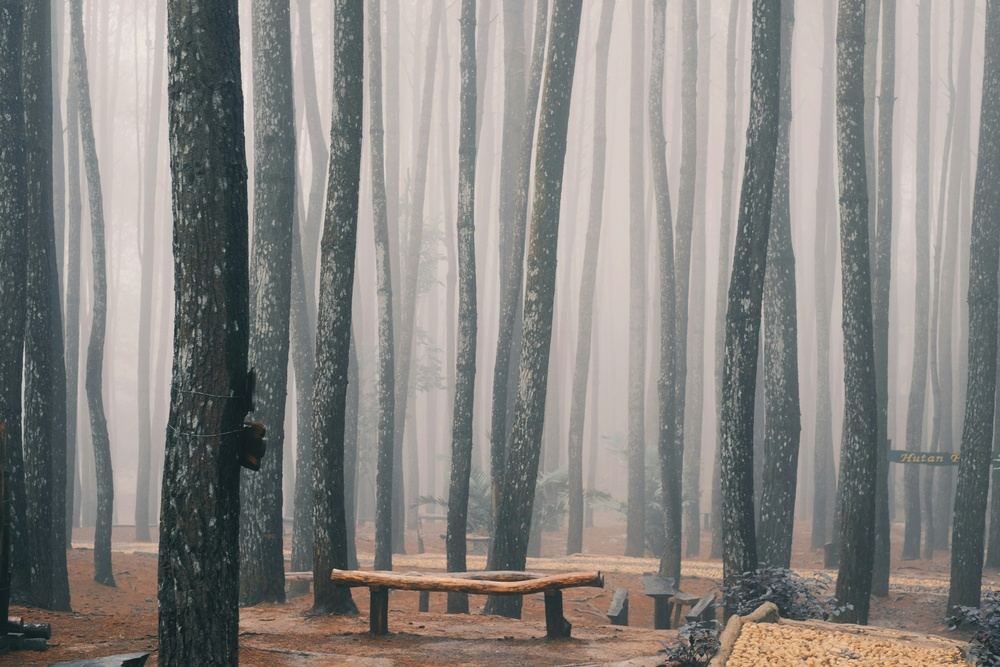
#> input picture Images/forest_indonesia.jpg, 1000 x 667 px, shrunk from 4896 x 3264 before the run
$ python haze_removal.py
#> lines starting #> are read from the running program, lines starting #| are printed output that depends on the picture
### removers_factory.py
from hazeRemovers.DCP_remover import DCPRemover, GUIDED_FILTERING_METHOD, WEIGHTED_GUIDED_FILTERING_METHOD
from hazeRemovers.CAP_remover import CAPRemover


# Constants
# String messages
INSTRUCTION = "\nChoose the haze removal method:"
OPTIONS = ("1: Dark Channel Prior using Guided Filter "
           "\n2: Dark Channel Prior using Weighted Guided Filter "
           "\n3: Color Attenuation Prior using Guided Filter "
           "\n4: Color Attenuation Prior using Weighted Guided Filter "
           "\n5: Exit the program")
ASK_INPUT = "Enter the number corresponding to your choice: "
INVALID_CHOICE = "\nInvalid choice!"
EXIT_MSG = "\nExiting the program... Goodbye!"

# Codes
DCP_GUIDED = "1"
DPC_WEIGHTED_GUIDED = "2"
CAP_GUIDED = "3"
CAP_WEIGHTED_GUIDED = "4"
EXIT_CHOICE = "5"


def print_options():
    print(INSTRUCTION)
    print(OPTIONS)


def create_haze_remover():
    while True:
        print_options()
        choice = input(ASK_INPUT)
        match choice:
            case _ if choice == DCP_GUIDED:
                return DCPRemover(GUIDED_FILTERING_METHOD)

            case _ if choice == DPC_WEIGHTED_GUIDED:
                return DCPRemover(WEIGHTED_GUIDED_FILTERING_METHOD)

            case _ if choice == CAP_GUIDED:
                return CAPRemover(GUIDED_FILTERING_METHOD)

            case _ if choice == CAP_WEIGHTED_GUIDED:
                return CAPRemover(WEIGHTED_GUIDED_FILTERING_METHOD)

            case _ if choice == EXIT_CHOICE:
                print(EXIT_MSG)
                return None

            case _:
                print(INVALID_CHOICE)

### hazeRemovers/DCP_remover.py
import cv2
import numpy as np
from hazeRemovers.abstract_haze_remover import AbstractHazeRemover
from filters import guided_filtering, weighted_guided_filtering


# Constants
DARK_CHANNEL_CALCULATION_WINDOW_SIZE = 15
TOP_PERCENT_FOR_ESTIMATION = 0.001
OMEGA = 0.85
GUIDED_FILTERING_METHOD = 0
WEIGHTED_GUIDED_FILTERING_METHOD = 1
RECOVERY_EPSILON = 0.15
GUIDED_METHOD_STR = "DCP_Guided_Method"
WEIGHTED_METHOD_STR = "DCP_Weighted_Method"


class DCPRemover(AbstractHazeRemover):
    def __init__(self, method):
        self.__image = None
        self.__dark_channel = None
        self.__atmospheric_light = None
        self.__transmission_map = None
        self.__refinement_method = method


    def get_method_name(self):
        return WEIGHTED_METHOD_STR if self.__refinement_method else GUIDED_METHOD_STR


    def remove_haze(self, image):
        self.__set_image(image)
        self.__calculate_dark_channel()
        self.__estimate_atmospheric_light()
        self.__estimate_transmission_map()
        self.__refine_transmission_map()
        return self.__recover_haze_free_image()


    def __set_image(self, image):
        self.__image = image.astype(np.float32) / 255.0 # normalize to [0, 1]


    def __calculate_dark_channel(self, estimating_transmission_map=False):
        if not estimating_transmission_map:
            # get the minimal intensity from the RGB channels to compute the dark channel
            min_channel = np.min(self.__image, axis=2)
        else:
            # get the minimal intensity from the RGB channels of the normalized image
            # in order to compute the transmission map
            normalized_image = self.__image / self.__atmospheric_light
            min_channel = np.min(normalized_image, axis=2)

        # create a min kernel
        kernel = cv2.getStructuringElement(cv2.MORPH_RECT, (DARK_CHANNEL_CALCULATION_WINDOW_SIZE,
                                                            DARK_CHANNEL_CALCULATION_WINDOW_SIZE))

        if not estimating_transmission_map:
            # apply the kernel and save the dark channel
            self.__dark_channel = cv2.erode(min_channel, kernel)
        else:
            # apply the kernel and save the transmission map
            self.__transmission_map = 1 - OMEGA * (cv2.erode(min_channel, kernel))


    def __estimate_atmospheric_light(self):
        # flat the dark channel
        flat_dark = self.__dark_channel.flatten()

        # calculate the amount of pixels we need to look at (minimum 1 pixel)
        num_top_pixels = max(int(len(flat_dark) * TOP_PERCENT_FOR_ESTIMATION), 1)

        # get indices of the brightest pixels in the dark channel (symbolizing haze)
        top_indices = np.argpartition(flat_dark, -num_top_pixels)[-num_top_pixels:]

        # convert indices to 2D coordinates
        rows, cols = self.__dark_channel.shape
        top_coords = np.unravel_index(top_indices, (rows, cols))

        # get the RGB channels from the input image
        top_pixels = self.__image[top_coords]

        # use the average of top brightest pixels as the atmospheric light
        self.__atmospheric_light = np.mean(top_pixels, axis=0)


    def __estimate_transmission_map(self):
        self.__calculate_dark_channel(estimating_transmission_map=True)


    def __refine_transmission_map(self):
        if self.__refinement_method == GUIDED_FILTERING_METHOD:
            self.__transmission_map = guided_filtering(self.__image, self.__transmission_map)
        else:
            self.__transmission_map = weighted_guided_filtering(self.__image, self.__transmission_map)


    def __recover_haze_free_image(self):
        # make sure we keep a some of the haze in very dense haze areas
        self.__transmission_map = np.clip(self.__transmission_map, RECOVERY_EPSILON, 1.0)
        self.__transmission_map = np.expand_dims(self.__transmission_map, axis=2)  # allow RGB calculations

        # recover the haze using equation 22 from the paper
        haze_free_img = ((self.__image - self.__atmospheric_light) / self.__transmission_map) + self.__atmospheric_light

        # convert back to 0-255 and to uint8
        haze_free_img = np.clip(haze_free_img * 255, 0, 255).astype(np.uint8)
        return haze_free_img

### haze_removal.py
import os
os.environ["OPENCV_LOG_LEVEL"]="SILENT"
import cv2
import removers_factory


# Constants
# String messages
GREET_USER = "Hello! Welcome to the Haze Removal Program."
WRONG_INPUT_PATH_EXCEPTION = "Error: Couldn't read the image. Please check the path and try again."
EXIT_MSG = "\nExiting the program... Goodbye!"
ASK_FOR_PATH = "Please provide the path to the image you would like to use: \n"
SUCCESS_MSG = ("\n###################################\n"
               "Haze-Free image saved successfully!\n"
               "###################################\n")
DESIRE_TO_CONTINUE = "Would you like to continue or exit?"
CONTINUE_OPTIONS = ("1: Continue using the current image \n"
                    "2: Load a new image \n"
                    "3: Exit the program ")
ASK_CONTINUE_INPUT = "Enter your choice: "
INVALID_CONTINUE_INPUT = ("\nInvalid choice! \nPlease select 1 to continue using the current image, "
                          "2 to load a new image, 3 to exit the program.")

# Variables
CONTINUE_CHOICE = "1"
LOAD_NEW_IMAGE_CHOICE = "2"
EXIT_CHOICE = "3"
CONTINUE_WORK = False
FINISHED_WORK = True
SHOULD_LOAD_IMAGE = True
DONT_LOAD_IMAGE = False


# Helper functions
def get_output_name(input_name, method_name):
    return f"{input_name}_haze_free_{method_name}.jpg"


def ask_if_should_continue():
    print(DESIRE_TO_CONTINUE)
    print(CONTINUE_OPTIONS)
    while True:
        choice = input(ASK_CONTINUE_INPUT)
        match choice:
            case _ if choice == CONTINUE_CHOICE:
                return DONT_LOAD_IMAGE, CONTINUE_WORK

            case _ if choice == LOAD_NEW_IMAGE_CHOICE:
                return SHOULD_LOAD_IMAGE, CONTINUE_WORK

            case _ if choice == EXIT_CHOICE:
                print(EXIT_MSG)
                return DONT_LOAD_IMAGE, FINISHED_WORK

            case _:
                print(INVALID_CONTINUE_INPUT)


def load_image():
    path = input(ASK_FOR_PATH)
#> the answer given: Images/forest_indonesia.jpg
    image = cv2.imread(path)
#> image is the input picture: shape (667, 1000, 3); mean B, G, R 130, 133.5, 135.7
    input_name = os.path.splitext(os.path.basename(path))[0]
    if image is None:
        raise Exception(WRONG_INPUT_PATH_EXCEPTION)
    return image, input_name


# Main function
def main(image, input_name):
        remover = removers_factory.create_haze_remover()
        if not remover:
            return DONT_LOAD_IMAGE, FINISHED_WORK
        cv2.imwrite(get_output_name(input_name, remover.get_method_name()), remover.remove_haze(image))
        print(SUCCESS_MSG)
        return ask_if_should_continue()


if __name__ == "__main__":
    try:
        print(GREET_USER)
        should_load_image, is_finished = SHOULD_LOAD_IMAGE, CONTINUE_WORK
        image, input_name = None, None
        while not is_finished:
            if should_load_image:
                image, input_name = load_image()
#> input_name = 'forest_indonesia'
            should_load_image, is_finished = main(image, input_name)
#> the loop in create_haze_remover, `while True:` made 1 pass; the answer given on pass 1: 1
#> (the call stopped at in __refine_transmission_map, `self.__transmission_map = guided_filtering(self.__image, self.__transm..`: filters is not available in this run)
#> in main, `cv2.imwrite(get_output_name(input_name, remover.get_method_name()), re..`:
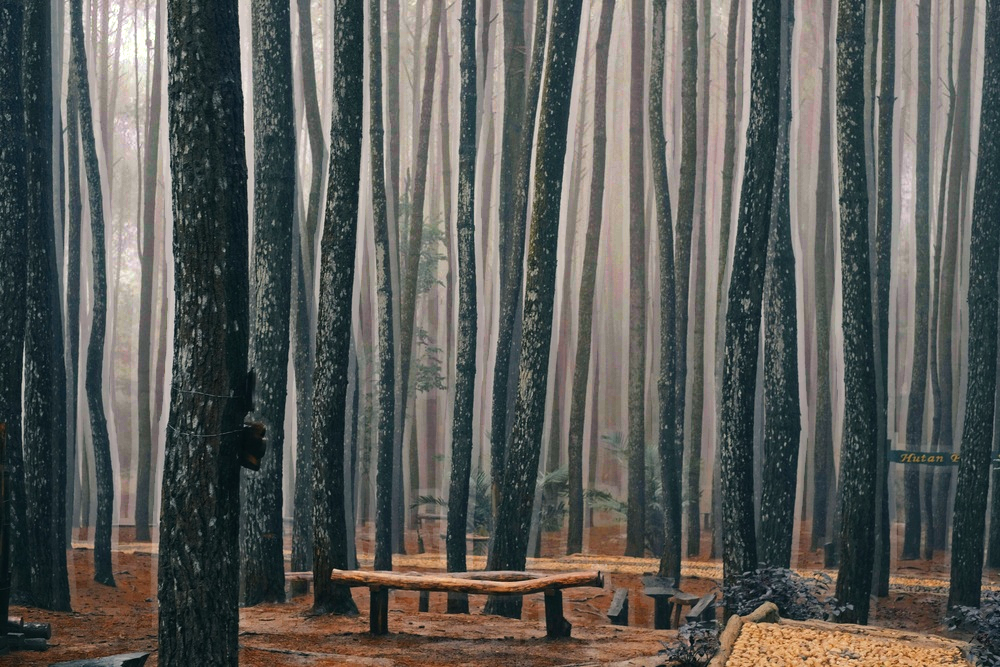
#> saved as forest_indonesia_haze_free_DCP_Guided_Method.jpg: shape (667, 1000, 3); mean B, G, R 89, 92.9, 91.9
#> the loop in ask_if_should_continue, `while True:` made 1 pass; the answer given on pass 1: 1
#> should_load_image = False; is_finished = False
#> (the run stopped early here; a loop or call above may not have finished)
